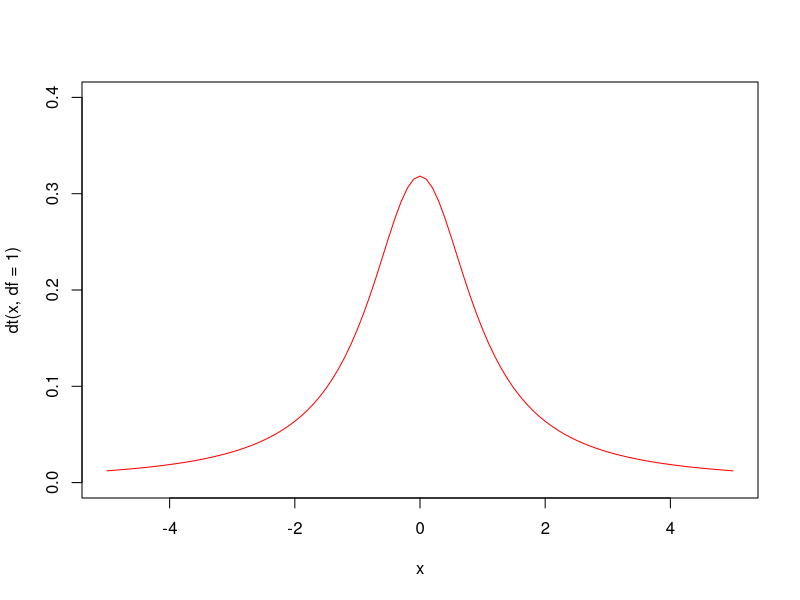
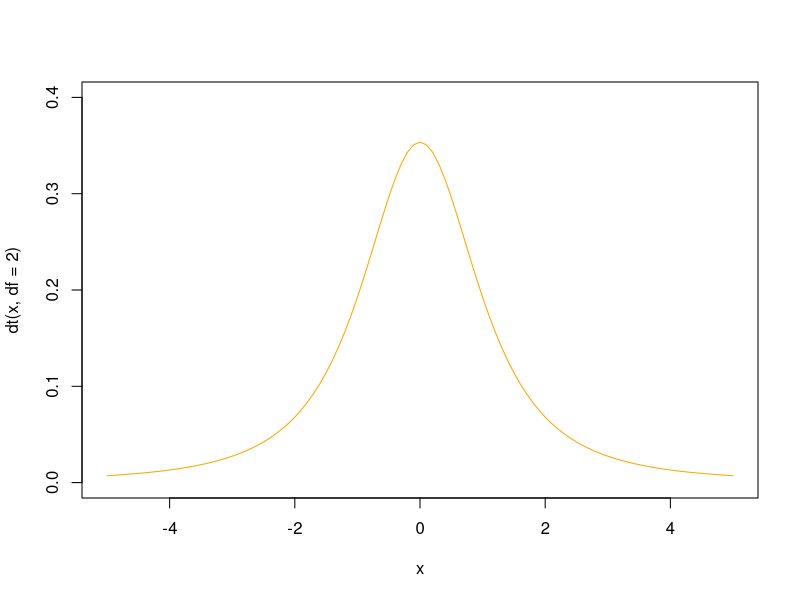
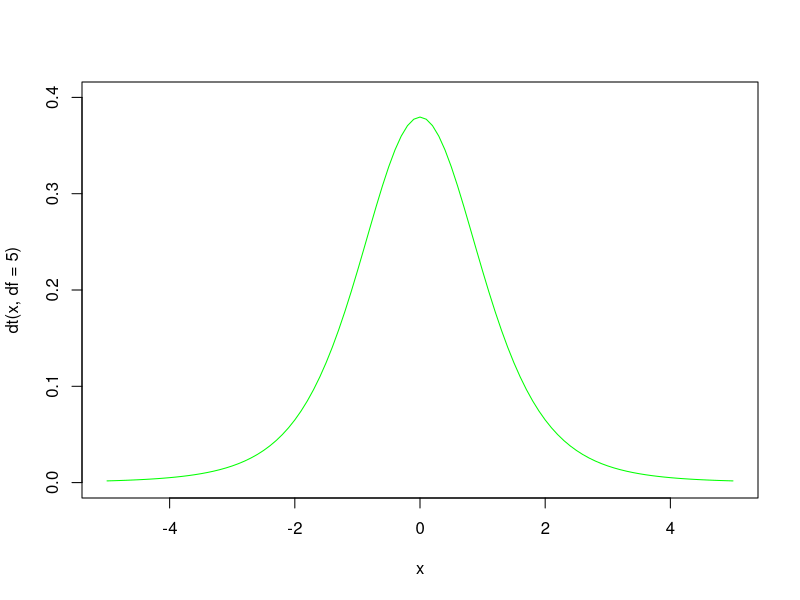
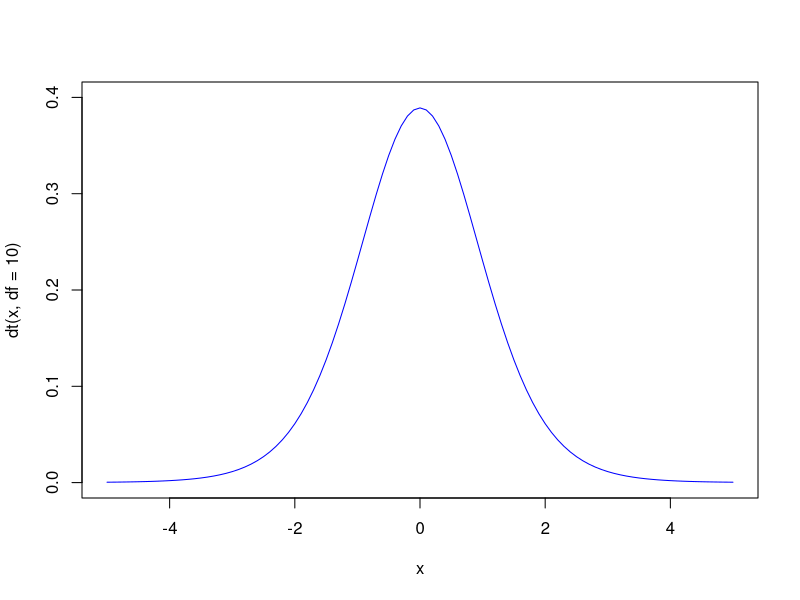
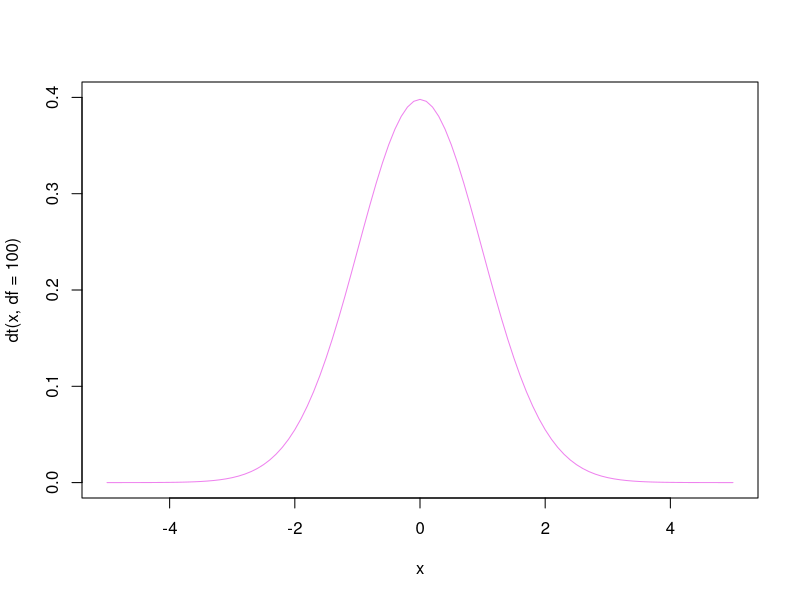
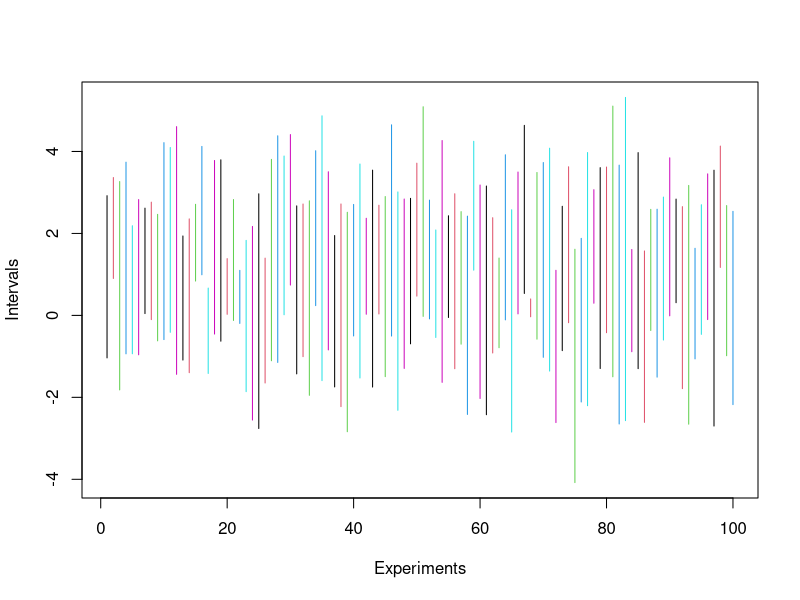
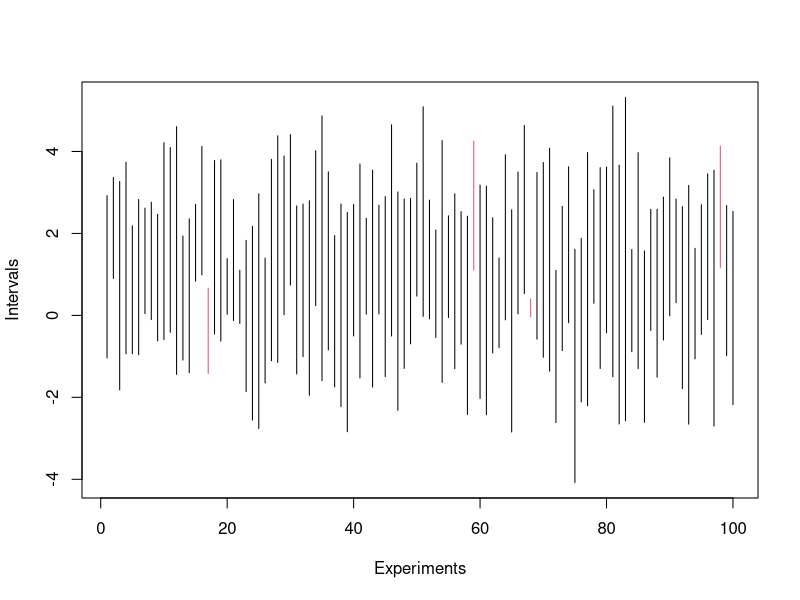

These figures' R source, in order:
##To explore the T distribution, type
help(dt)

## Plot some T pdf's
par(mfrow=c(1,1))
curve(dt(x, df=1), from = -5, to = 5,
      ylim = c(0,0.4), col = "red")
curve(dt(x, df=2), from = -5, to = 5,
      ylim = c(0,0.4), col = "orange")#, add=TRUE
curve(dt(x, df=5), from = -5, to = 5, 
      ylim = c(0,0.4), col = "green")#, add=TRUE)
curve(dt(x, df=10), from = -5, to = 5, 
      ylim = c(0,0.4), col = "blue")#, add=TRUE
curve(dt(x, df=100), from = -5, to = 5, 
      ylim = c(0,0.4), col = "violet")#, add=TRUE


## To compute some Confidence intervals, 
# we need a few more things in R...

## Conditional Statement
case = "normal"
if(case=="normal"){
    print("Normal!")
}else if(case=="clt"){
    print("CLT!")
}else if(case=="t"){
    print("t!")
}else{
    print("Choose Normal, CLT, or t")
}


## Conditional statement examples
a = 10; b = 0
if(b!=0){
    c = a/b
}

##
if(b!=0){
    c = a/b
}else{
    c = NA
}

##########
## Now we construct some confidence intervals
##########

# If you want to debug later, it is
# a good idea to fix the randomness
# with sed.seed()
set.seed(1)

# set number of experiments n
n <- 100
#set size of random sample N
N <- 6
#set confidence level
alpha <- 0.05

# Set population mean and standard deviation
populationMean <- 1
populationSd <- 2


# Simulate random sample 
# from a normally distributed population
# with given populationMean and populationSd


upperBound <- numeric(n)
lowerBound <- numeric(n)
for(i in 1:n){
  #generate random sample:
  sample = rnorm(n = N, 
                 mean = populationMean, 
                 sd = populationSd)
  #compute confidence interval:
  size = qt(1 - alpha/2, df = N - 1) * 
    sd(sample) / sqrt(N)
  upperBound[i] = mean(sample) + 
    size
  lowerBound[i] = mean(sample) - 
    size
}

# Now we plot all confidence intervals
# on one plot:
intervals <- rbind(lowerBound,upperBound)
indices <- rbind(1:n,1:n)
matplot(y=intervals,x=indices,type="l",
        lty=1,
        xlab="Experiments",
        ylab="Intervals")

# Let us check which confidence interval
# contains population mean and which does not
success <- numeric(n) 
for(i in 1:n){
    if(lowerBound[i] <= populationMean 
       & upperBound[i] >= populationMean){
        success[i] <- 1
    }
}
# proportion of good confidence intervals:
mean(success)

# For loop is sometimes slow. It is
# possible to avoid using foor loop with the
# next trick:
success <- numeric(n)
success <- ifelse(lowerBound 
                  <= populationMean 
                  & upperBound 
                  >= populationMean, 
                  1, 0)
mean(success)

# Now plot the confidence intervals again,
# but mark the bad ones:
successColor <- ifelse(success==1,1,2)
matplot(y=intervals,x=indices,
        type="l",lty=1,
        xlab="Experiments",ylab="Intervals",
        col=successColor)


